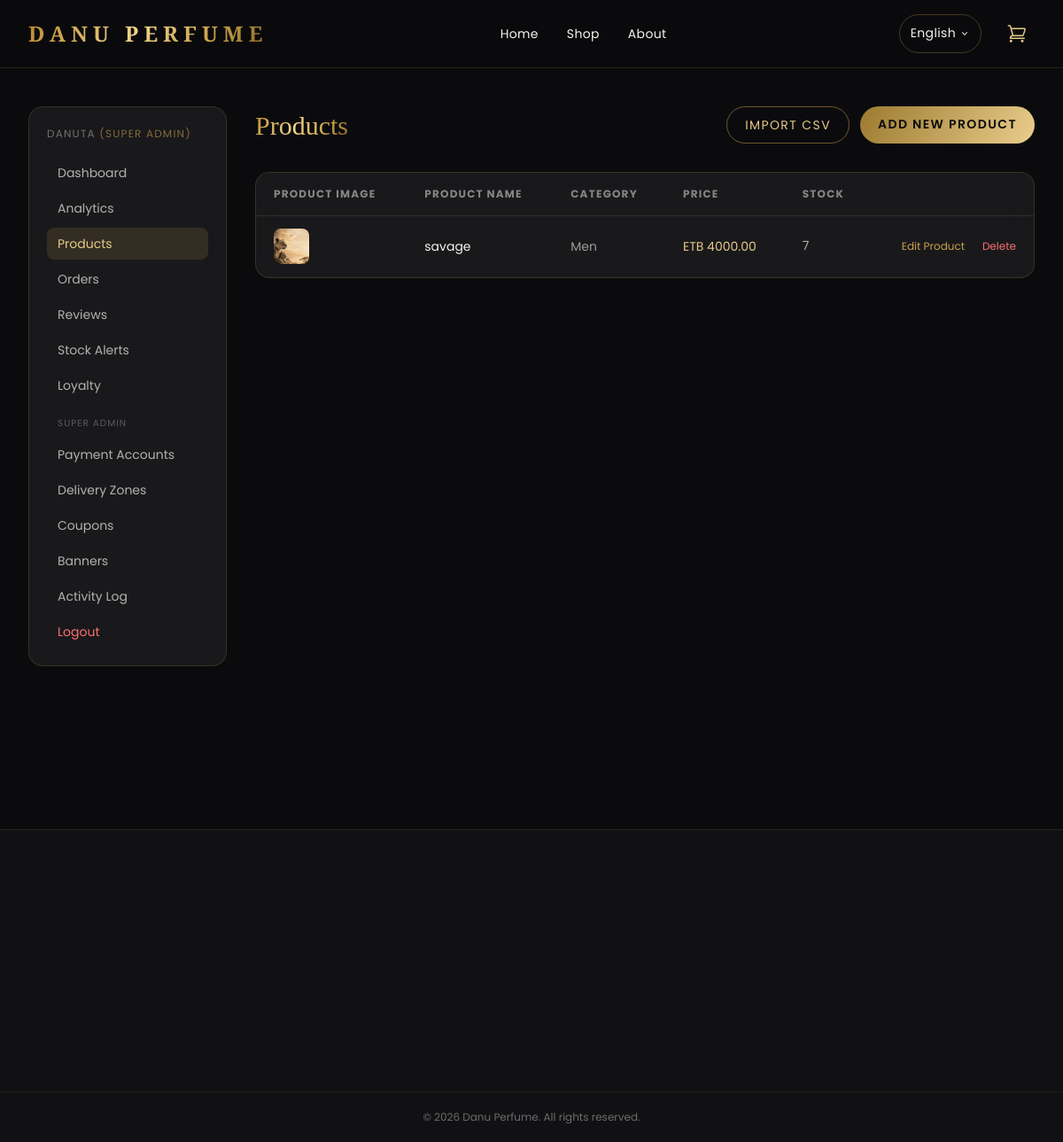
The page /admin/products (signed in) on the database its author committed.
### models.py (models this page shows, shortened)
class User(UserMixin, db.Model):
    __tablename__ = "users"
    ROLE_SUPER_ADMIN = "super_admin"     # full access: products, banks, orders, users, settings
    ROLE_ORDER_MANAGER = "order_manager"  # can view products, manage orders/delivery only
    id = db.Column(db.Integer, primary_key=True)
    full_name = db.Column(db.String(120), nullable=False, default="Admin")
    username = db.Column(db.String(60), unique=True, nullable=False, index=True)
    email = db.Column(db.String(120), unique=True, nullable=True, index=True)
    password_hash = db.Column(db.String(255), nullable=False)
    role = db.Column(db.String(30), nullable=False, default=ROLE_SUPER_ADMIN)
    is_admin = db.Column(db.Boolean, default=True, nullable=False)
    created_at = db.Column(db.DateTime, default=datetime.utcnow)
    @property
    def is_super_admin(self):
        return (self.role or self.ROLE_SUPER_ADMIN) == self.ROLE_SUPER_ADMIN

class Product(db.Model):
    __tablename__ = "products"
    id = db.Column(db.Integer, primary_key=True)
    sku = db.Column(db.String(40), unique=True, nullable=True, index=True)
    name = db.Column(db.String(150), nullable=False)
    brand = db.Column(db.String(100), nullable=True)
    description = db.Column(db.Text, nullable=True)
    price = db.Column(db.Numeric(10, 2), nullable=False, default=0)
    discount_price = db.Column(db.Numeric(10, 2), nullable=True)
    stock = db.Column(db.Integer, nullable=False, default=0)
    volume_ml = db.Column(db.Integer, nullable=True, default=50)
    top_notes = db.Column(db.String(255), nullable=True)
    heart_notes = db.Column(db.String(255), nullable=True)
    base_notes = db.Column(db.String(255), nullable=True)
    image_filename = db.Column(db.String(255), nullable=True)  # primary/cover image
    is_featured = db.Column(db.Boolean, default=False)
    is_active = db.Column(db.Boolean, default=True)
    category_id = db.Column(db.Integer, db.ForeignKey("categories.id"), nullable=False)
    created_at = db.Column(db.DateTime, default=datetime.utcnow)
    updated_at = db.Column(db.DateTime, default=datetime.utcnow, onupdate=datetime.utcnow)
    order_items = db.relationship("OrderItem", backref="product", lazy=True)
    gallery_images = db.relationship(
        "ProductImage", backref="product", lazy=True,
        cascade="all, delete-orphan", order_by="ProductImage.sort_order"
    )
    reviews = db.relationship(
        "Review", backref="product", lazy=True, cascade="all, delete-orphan"
    )
    stock_alerts = db.relationship(
        "StockAlert", backref="product", lazy=True, cascade="all, delete-orphan"
    )

class Category(db.Model):
    __tablename__ = "categories"
    id = db.Column(db.Integer, primary_key=True)
    name = db.Column(db.String(80), unique=True, nullable=False)
    slug = db.Column(db.String(80), unique=True, nullable=False)
    products = db.relationship(
        "Product", backref="category", lazy=True, cascade="all, delete-orphan"
    )

### app.py (the view)
    @app.route("/admin/products")
    @login_required
    def admin_products():
        products = Product.query.order_by(Product.created_at.desc()).all()
        categories = Category.query.all()
        return render_template(
            "admin_dashboard.html",
            view="products",
            products=products,
            categories=categories,
        )

### translations.py (called while the page is built)
def get_text(key: str, lang: str = "en") -> str:
    lang_dict = TRANSLATIONS.get(lang, TRANSLATIONS["en"])
    if key in lang_dict:
        return lang_dict[key]
    return TRANSLATIONS["en"].get(key, key)

### templates/admin_dashboard.html (shortened to what this page needs)
{% extends "base.html" %}
{% block content %}
<div class="max-w-7xl mx-auto px-5 sm:px-8 py-10">
  <div class="flex flex-col md:flex-row gap-8">
    <aside class="md:w-56 shrink-0">
      <div class="glass rounded-2xl p-5 sticky top-24">
        <p class="text-xs uppercase tracking-widest text-danu-cream/40 mb-4">{{ current_user.full_name }} <span class="text-danu-gold/60">({{ (current_user.role or 'super_admin')|replace('_',' ')|title }})</span></p>
        <nav class="space-y-1 text-sm">
          <a href="{{ url_for('admin_dashboard') }}"
             class="block px-3 py-2 rounded-lg {% if view == 'overview' %}bg-danu-gold/15 text-danu-goldlight{% else %}text-danu-cream/70 hover:bg-danu-gold/5{% endif %}">
            {{ t('admin.dashboard.title') }}
          </a>
          <a href="{{ url_for('admin_analytics') }}"
             class="block px-3 py-2 rounded-lg {% if view == 'analytics' %}bg-danu-gold/15 text-danu-goldlight{% else %}text-danu-cream/70 hover:bg-danu-gold/5{% endif %}">
            Analytics
          </a>
          <a href="{{ url_for('admin_products') }}"
             class="block px-3 py-2 rounded-lg {% if view in ['products', 'product_form', 'products_import'] %}bg-danu-gold/15 text-danu-goldlight{% else %}text-danu-cream/70 hover:bg-danu-gold/5{% endif %}">
            {{ t('admin.nav.products') }}
          </a>
          <a href="{{ url_for('admin_orders') }}"
             class="block px-3 py-2 rounded-lg {% if view in ['orders', 'order_detail'] %}bg-danu-gold/15 text-danu-goldlight{% else %}text-danu-cream/70 hover:bg-danu-gold/5{% endif %}">
            {{ t('admin.nav.orders') }}
          </a>
          <a href="{{ url_for('admin_reviews') }}"
             class="block px-3 py-2 rounded-lg {% if view == 'reviews' %}bg-danu-gold/15 text-danu-goldlight{% else %}text-danu-cream/70 hover:bg-danu-gold/5{% endif %}">
            Reviews
          </a>
          <a href="{{ url_for('admin_stock_alerts') }}"
             class="block px-3 py-2 rounded-lg {% if view == 'stock_alerts' %}bg-danu-gold/15 text-danu-goldlight{% else %}text-danu-cream/70 hover:bg-danu-gold/5{% endif %}">
            Stock Alerts
          </a>
          <a href="{{ url_for('admin_loyalty') }}"
             class="block px-3 py-2 rounded-lg {% if view == 'loyalty' %}bg-danu-gold/15 text-danu-goldlight{% else %}text-danu-cream/70 hover:bg-danu-gold/5{% endif %}">
            Loyalty
          </a>
          {% if current_user.is_super_admin %}
          <p class="pt-3 pb-1 px-3 text-[0.65rem] uppercase tracking-widest text-danu-cream/30">Super Admin</p>
          <a href="{{ url_for('admin_banks') }}"
             class="block px-3 py-2 rounded-lg {% if view in ['banks', 'bank_form'] %}bg-danu-gold/15 text-danu-goldlight{% else %}text-danu-cream/70 hover:bg-danu-gold/5{% endif %}">
            Payment Accounts
          </a>
          <a href="{{ url_for('admin_delivery_zones') }}"
             class="block px-3 py-2 rounded-lg {% if view == 'delivery_zones' %}bg-danu-gold/15 text-danu-goldlight{% else %}text-danu-cream/70 hover:bg-danu-gold/5{% endif %}">
            Delivery Zones
          </a>
          <a href="{{ url_for('admin_coupons') }}"
             class="block px-3 py-2 rounded-lg {% if view == 'coupons' %}bg-danu-gold/15 text-danu-goldlight{% else %}text-danu-cream/70 hover:bg-danu-gold/5{% endif %}">
            Coupons
          </a>
          <a href="{{ url_for('admin_banners') }}"
             class="block px-3 py-2 rounded-lg {% if view in ['banners', 'banner_form'] %}bg-danu-gold/15 text-danu-goldlight{% else %}text-danu-cream/70 hover:bg-danu-gold/5{% endif %}">
            Banners
          </a>
          <a href="{{ url_for('admin_activity_log') }}"
             class="block px-3 py-2 rounded-lg {% if view == 'activity_log' %}bg-danu-gold/15 text-danu-goldlight{% else %}text-danu-cream/70 hover:bg-danu-gold/5{% endif %}">
            Activity Log
          </a>
          {% endif %}
          <a href="{{ url_for('admin_logout') }}" class="block px-3 py-2 rounded-lg text-red-400 hover:bg-red-500/10 mt-4">
            {{ t('admin.nav.logout') }}
          </a>
        </nav>
      </div>
    </aside>
    <div class="flex-1 min-w-0">
      {% if view == 'overview' %}
      <h1 class="font-serif text-3xl text-gold-gradient mb-8">{{ t('admin.dashboard.title') }}</h1>
      <div class="grid grid-cols-2 lg:grid-cols-4 gap-4 mb-10">
        <div class="glass-card rounded-2xl p-5">
          <p class="text-xs text-danu-cream/50 uppercase tracking-widest mb-1">{{ t('admin.dashboard.total_orders') }}</p>
          <p class="font-serif text-3xl text-danu-goldlight">{{ total_orders }}</p>
        </div>
        <div class="glass-card rounded-2xl p-5">
          <p class="text-xs text-danu-cream/50 uppercase tracking-widest mb-1">{{ t('admin.dashboard.total_sales') }}</p>
          <p class="font-serif text-3xl text-danu-goldlight">{{ currency }} {{ "%.2f"|format(total_sales) }}</p>
        </div>
        <div class="glass-card rounded-2xl p-5">
          <p class="text-xs text-danu-cream/50 uppercase tracking-widest mb-1">{{ t('admin.dashboard.pending_orders') }}</p>
          <p class="font-serif text-3xl text-danu-goldlight">{{ pending_orders }}</p>
        </div>
        <div class="glass-card rounded-2xl p-5">
          <p class="text-xs text-danu-cream/50 uppercase tracking-widest mb-1">Payment Methods</p>
          <p class="font-serif text-3xl text-danu-goldlight">{{ active_payment_accounts }}</p>
          <a href="{{ url_for('admin_banks') }}" class="text-xs text-danu-gold hover:underline mt-2 inline-block">Manage accounts</a>
        </div>
      </div>
      <div class="grid grid-cols-1 lg:grid-cols-2 gap-6">
        <div class="glass rounded-2xl p-6">
          <h3 class="font-serif text-lg text-danu-goldlight mb-4">Recent Orders</h3>
          <div class="space-y-3">
            {% for o in recent_orders %}
            <a href="{{ url_for('admin_order_detail', order_id=o.id) }}" class="flex items-center justify-between admin-row rounded-lg px-3 py-2 -mx-3">
              <div>
                <p class="text-sm">{{ o.order_code }}</p>
                <p class="text-xs text-danu-cream/50">{{ o.customer_name }}</p>
              </div>
              <span class="text-xs px-2 py-1 rounded-full
                {% if o.status == 'Pending' %}badge-pending{% elif o.status == 'Approved' %}badge-approved
                {% elif o.status == 'Out for Delivery' %}badge-delivery{% elif o.status == 'Delivered' %}badge-delivered
                {% else %}badge-cancelled{% endif %}">{{ o.status }}</span>
            </a>
            {% else %}
            <p class="text-sm text-danu-cream/40">No orders yet.</p>
            {% endfor %}
          </div>
        </div>
        <div class="glass rounded-2xl p-6">
          <h3 class="font-serif text-lg text-danu-goldlight mb-4">Low Stock Products</h3>
          <div class="space-y-3">
            {% for p in low_stock_products %}
            <div class="flex items-center justify-between px-1 py-2">
              <p class="text-sm">{{ p.name }}</p>
              <span class="text-xs text-red-400">{{ p.stock }} left</span>
            </div>
            {% else %}
            <p class="text-sm text-danu-cream/40">Stock levels look healthy.</p>
            {% endfor %}
          </div>
        </div>
      </div>
      {% elif view == 'products' %}
      <div class="flex items-center justify-between mb-8">
        <h1 class="font-serif text-3xl text-gold-gradient">{{ t('admin.nav.products') }}</h1>
        <div class="flex gap-3">
          <a href="{{ url_for('admin_products_import') }}" class="btn-outline-luxury border rounded-full px-5 py-2.5 text-sm uppercase tracking-widest">
            Import CSV
          </a>
          <a href="{{ url_for('admin_product_new') }}" class="btn-luxury rounded-full px-5 py-2.5 text-sm uppercase tracking-widest">
            {{ t('admin.products.add') }}
          </a>
        </div>
      </div>
      <div class="glass rounded-2xl overflow-hidden overflow-x-auto">
        <table class="w-full text-sm">
          <thead class="text-left text-xs uppercase tracking-widest text-danu-cream/50 border-b border-danu-gold/15">
            <tr>
              <th class="px-5 py-4">{{ t('admin.products.image') }}</th>
              <th class="px-5 py-4">{{ t('admin.products.name') }}</th>
              <th class="px-5 py-4">{{ t('admin.products.category') }}</th>
              <th class="px-5 py-4">{{ t('admin.products.price') }}</th>
              <th class="px-5 py-4">{{ t('admin.products.stock') }}</th>
              <th class="px-5 py-4"></th>
            </tr>
          </thead>
          <tbody>
            {% for p in products %}
            <tr class="admin-row border-b border-danu-gold/5">
              <td class="px-5 py-3">
                <img src="{{ p.image_filename and url_for('static', filename='uploads/' + p.image_filename) or 'https://placehold.co/48x48/17161a/c9a24b?text=D' }}"
                     class="w-10 h-10 rounded-lg object-cover">
              </td>
              <td class="px-5 py-3">{{ p.name }}</td>
              <td class="px-5 py-3 text-danu-cream/60">{{ p.category.name if p.category else '—' }}</td>
              <td class="px-5 py-3 text-danu-goldlight">{{ currency }} {{ "%.2f"|format(p.price) }}</td>
              <td class="px-5 py-3">
                <span class="{% if p.stock <= 5 %}text-red-400{% else %}text-danu-cream/70{% endif %}">{{ p.stock }}</span>
              </td>
              <td class="px-5 py-3 text-right whitespace-nowrap">
                <a href="{{ url_for('admin_product_edit', product_id=p.id) }}" class="text-danu-gold hover:underline text-xs mr-4">{{ t('admin.products.edit') }}</a>
                <form method="POST" action="{{ url_for('admin_product_delete', product_id=p.id) }}" class="inline"
                      onsubmit="return confirm('Delete this product?');">
                  <button type="submit" class="text-red-400 hover:underline text-xs">{{ t('admin.products.delete') }}</button>
                </form>
              </td>
            </tr>
            {% else %}
            <tr><td colspan="6" class="px-5 py-8 text-center text-danu-cream/40">No products yet.</td></tr>
            {% endfor %}
          </tbody>
        </table>
      </div>
      {% endif %}
    </div>
  </div>
</div>
{% endblock %}

### static/css/style.css (style rules this page uses)
:root { --danu-gold: #c9a24b; --danu-gold-light: #e6c988; --danu-black: #0b0b0d; --danu-charcoal: #17161a; --danu-cream: #f7f3ec; }
html { scroll-behavior: smooth; scroll-padding-top: 6rem; }
body { font-family: 'Poppins', 'Noto Sans Ethiopic', sans-serif; background-color: var(--danu-black); color: var(--danu-cream); overflow-x: hidden; font-size: 16px; line-height: 1.7; -webkit-text-size-adjust: 100%; text-size-adjust: 100%; }
p, li, label, span, button { line-height: 1.7; }
input, select, textarea, button { font-size: 16px; min-height: 44px; }
.glass { background: rgba(255, 255, 255, 0.06); backdrop-filter: blur(16px) saturate(140%); -webkit-backdrop-filter: blur(16px) saturate(140%); border: 1px solid rgba(201, 162, 75, 0.18); }
.text-gold-gradient { background: linear-gradient(120deg, #b98a2f, #f0d38a 45%, #c9a24b 75%, #8a6b23); -webkit-background-clip: text; background-clip: text; color: transparent; }
.btn-luxury { position: relative; overflow: hidden; background: linear-gradient(120deg, #9c7a2f, #e6c988, #9c7a2f); background-size: 200% auto; color: #0b0b0d; font-weight: 600; letter-spacing: 0.05em; transition: background-position 0.6s ease, transform 0.3s ease, box-shadow 0.3s ease; }
.btn-outline-luxury { border: 1px solid rgba(201, 162, 75, 0.5); color: var(--danu-gold-light); transition: all 0.35s ease; }

### rows shown on the page
User: full_name "DANUTA", role "SUPER ADMIN"
Product: image_filename (picture), name "savage", category "Men", currency "ETB", price "4000.00", stock "7", t "Edit Product", t "Delete"

### other values the page prints
{{ t('nav.home') }} "Home"
{{ t('nav.shop') }} "Shop"
{{ t('nav.about') }} "About"
{{ lang_names[current_lang] }} "English"
{{ t('admin.dashboard.title') }} "Dashboard"
{{ t('admin.nav.products') }} "Products"
{{ t('admin.nav.orders') }} "Orders"
{{ t('admin.nav.logout') }} "Logout"
{{ t('admin.products.add') }} "ADD NEW PRODUCT"
{{ t('admin.products.image') }} "PRODUCT IMAGE"
{{ t('admin.products.name') }} "PRODUCT NAME"
{{ t('admin.products.category') }} "CATEGORY"
{{ t('admin.products.price') }} "PRICE"
{{ t('admin.products.stock') }} "STOCK"
{{ t('footer.rights') }} "All rights reserved."
